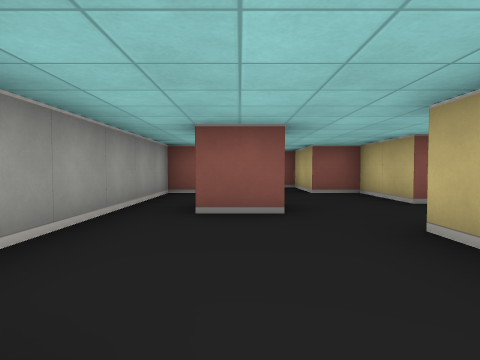
view 1 (above)

19 first-person views from a walk through a cub3D level. The camera is about half as high as the walls, tilts 2° down and sees 75° across. The floor is counted in squares. Each view is taken from the middle of a square. On the plan, view 1 faces up. The plan holds only what a view shows up to about 9 squares ahead; the rest is blank.

view 2
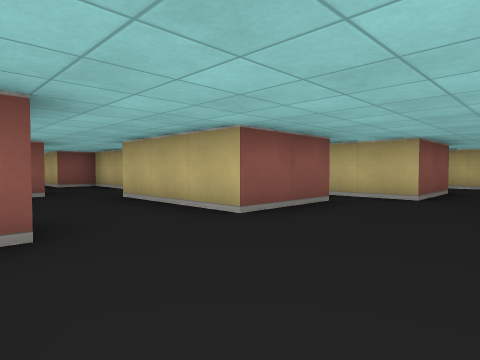

view 3
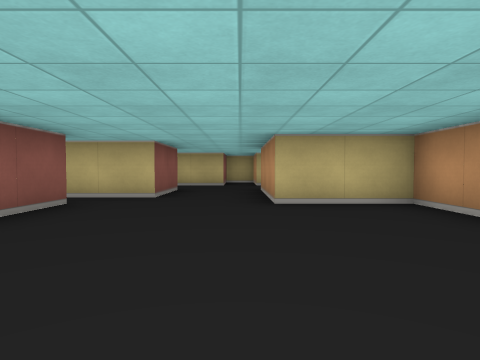

view 4
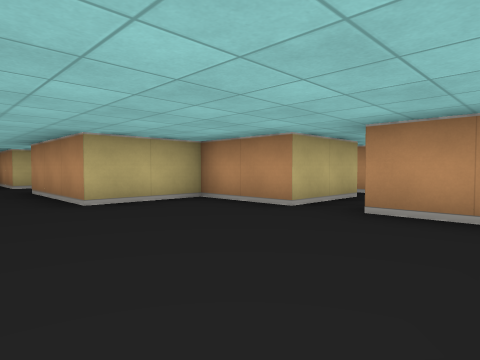

view 5
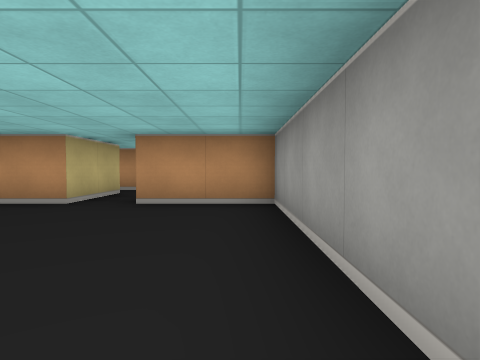

view 6
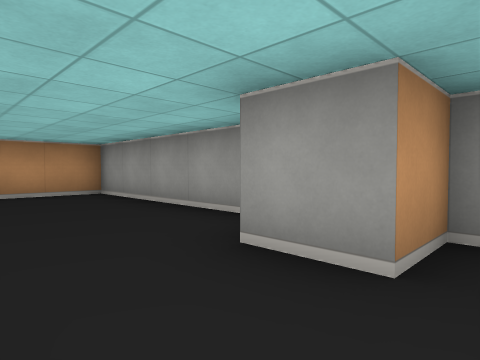

view 7
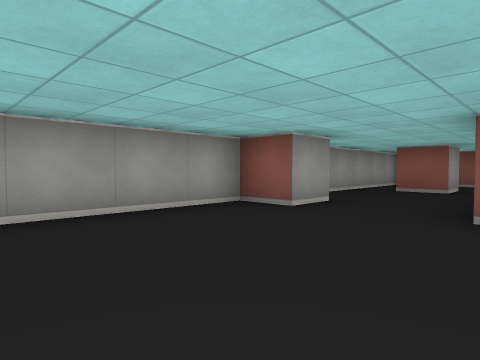

view 8
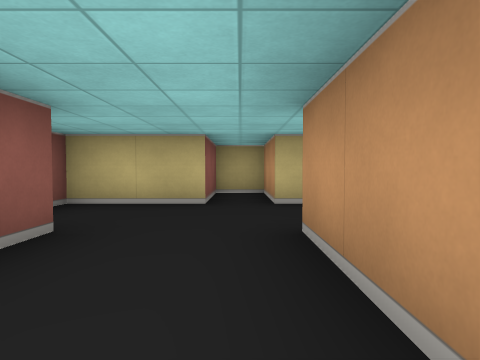

view 9
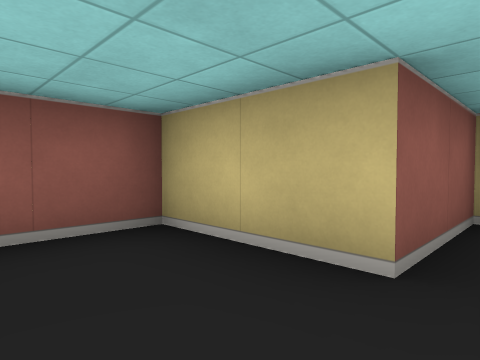

view 10
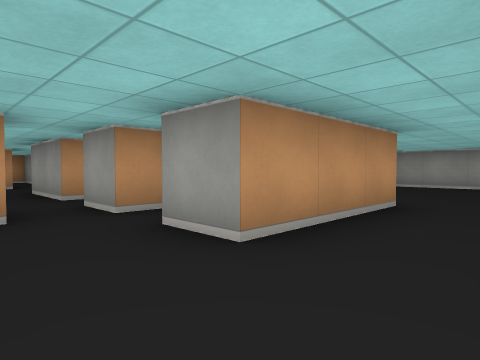

view 11
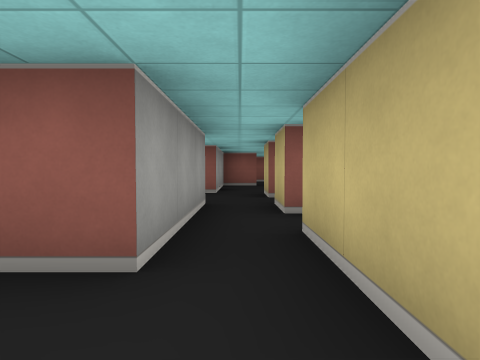

view 12
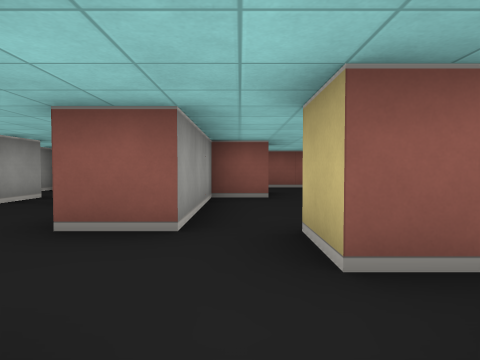

view 13
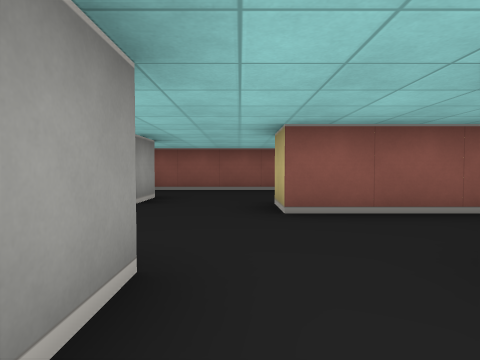

view 14
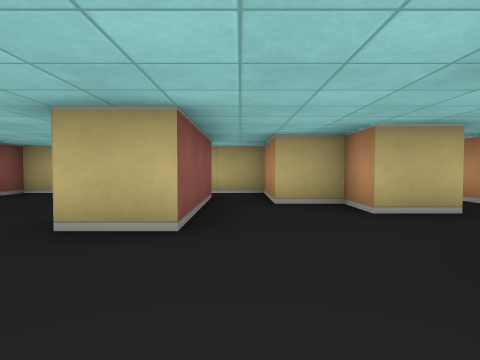

view 15
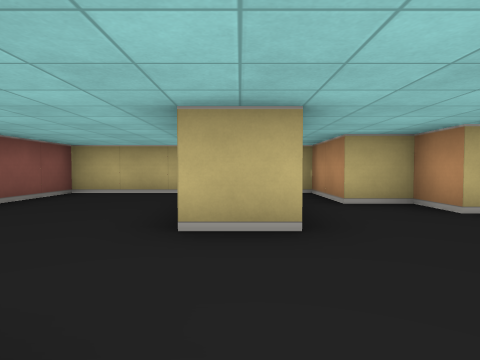

view 16
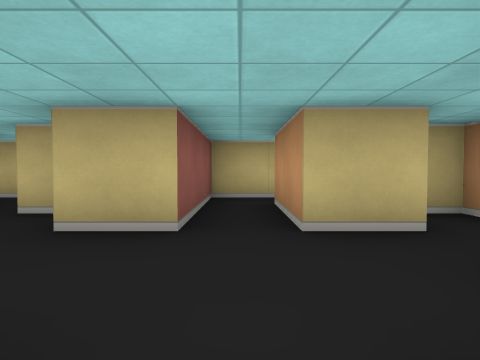

view 17
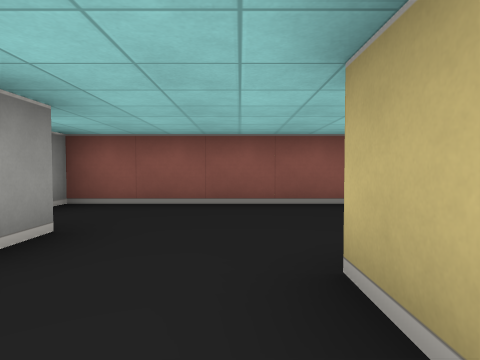

view 18
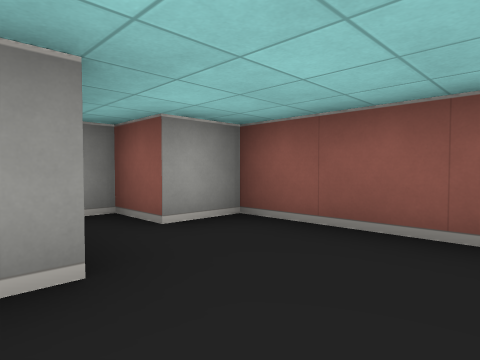

view 19
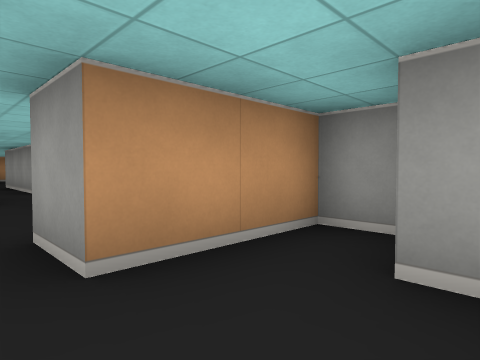

### Floor plan
Points are (right, up) in squares from view 1. A wall is a line through its corners. A room is listed if a view was taken in it or the views show most of it. See-through windows are left out.
Room 1 (views 1, 2, 3, 4, 5, 7, 8, 11)
walls: (1.5, -5.5) (3.5, -5.5) (3.5, -3.5) (6.5, -3.5); (3.5, 0.5) (3.5, -0.5) (1.5, -0.5) (1.5, 0.5); (-0.5, 0.5) (-0.5, -0.5) (-1.5, -0.5) (-1.5, -5.5) (0.5, -5.5); (6.5, -1.5) (4.5, -1.5) (4.5, 0.5)
ways out: opening at (0.5, 1) to room 2; opening at (5.5, -2.5) to room 3; opening at (4, 0) to room 4; opening at (1, -6)
Room 2 (view 6)
walls: (0.5, 4.5) (0.5, 3.5) (-0.5, 3.5); (0.5, 6.5) (-1.5, 6.5) (-1.5, 0.5) (-0.5, 0.5); (3.5, 4.5) (2.5, 4.5) (2.5, 6.5) (1.5, 6.5); (1.5, 0.5) (1.5, 2.5)
ways out: opening at (0.5, 1) to room 1; opening at (3, 3.5) to room 4; opening at (1, 7)
Room 3 (views 9, 10)
walls: (8.5, -3.5) (10.5, -3.5) (10.5, -2.5) (8.5, -2.5) (8.5, -0.5) (7.2, -0.5)
ways out: opening at (5.5, -2.5) to room 1; opening at (7.5, -4)
Room 4 (views 12, 13, 14, 15, 16, 17, 18, 19)
walls: (5.5, 4.5) (5.5, 3.6); (9.5, 6.5) (6.5, 6.5) (6.5, 7.5); (5.2, 3.5) (4.5, 3.5) (4.5, 4.5); (9.5, 3.5) (7.5, 3.5) (7.5, 4.5) (8.5, 4.5) (8.5, 5.5) (10.5, 5.5) (10.5, 10.5) (3.5, 10.5) (3.5, 9.5) (2.5, 9.5) (2.5, 8.5) (4.5, 8.5) (4.5, 7.5) (3.5, 7.5) (3.5, 4.5); (7.5, 1.4) (7.5, 2.5) (9.5, 2.5); (3.5, 2.6) (3.5, 0.5); (4.5, 1.5) (4.5, 2.5); (8.5, 0.4) (8.5, 1)
ways out: opening at (4, 0) to room 1; opening at (3, 3.5) to room 2; opening at (8.5, 3)

Where each view was taken, in squares from view 1:
view 1: 0 up, 0 right, facing up
view 2: 3 down, 1 left, facing up-right
view 3: 3 down, 1 left, facing right
view 4: 2 down, 1 left, facing down-right
view 5: 1 down, 1 left, facing down
view 6: 1 up, 1 right, facing down-left
view 7: 4 down, 2 right, facing up-left
view 8: 3 down, 4 right, facing right
view 9: 3 down, 7 right, facing up-right
view 10: 2 down, 8 right, facing down-left
view 11: 2 down, 4 right, facing up
view 12: 2 up, 4 right, facing up
view 13: 3 up, 6 right, facing up
view 14: 6 up, 4 right, facing right
view 15: 7 up, 4 right, facing right
view 16: 3 up, 5 right, facing right
view 17: 6 up, 6 right, facing up
view 18: 8 up, 6 right, facing up-left
view 19: 10 up, 5 right, facing down-left
